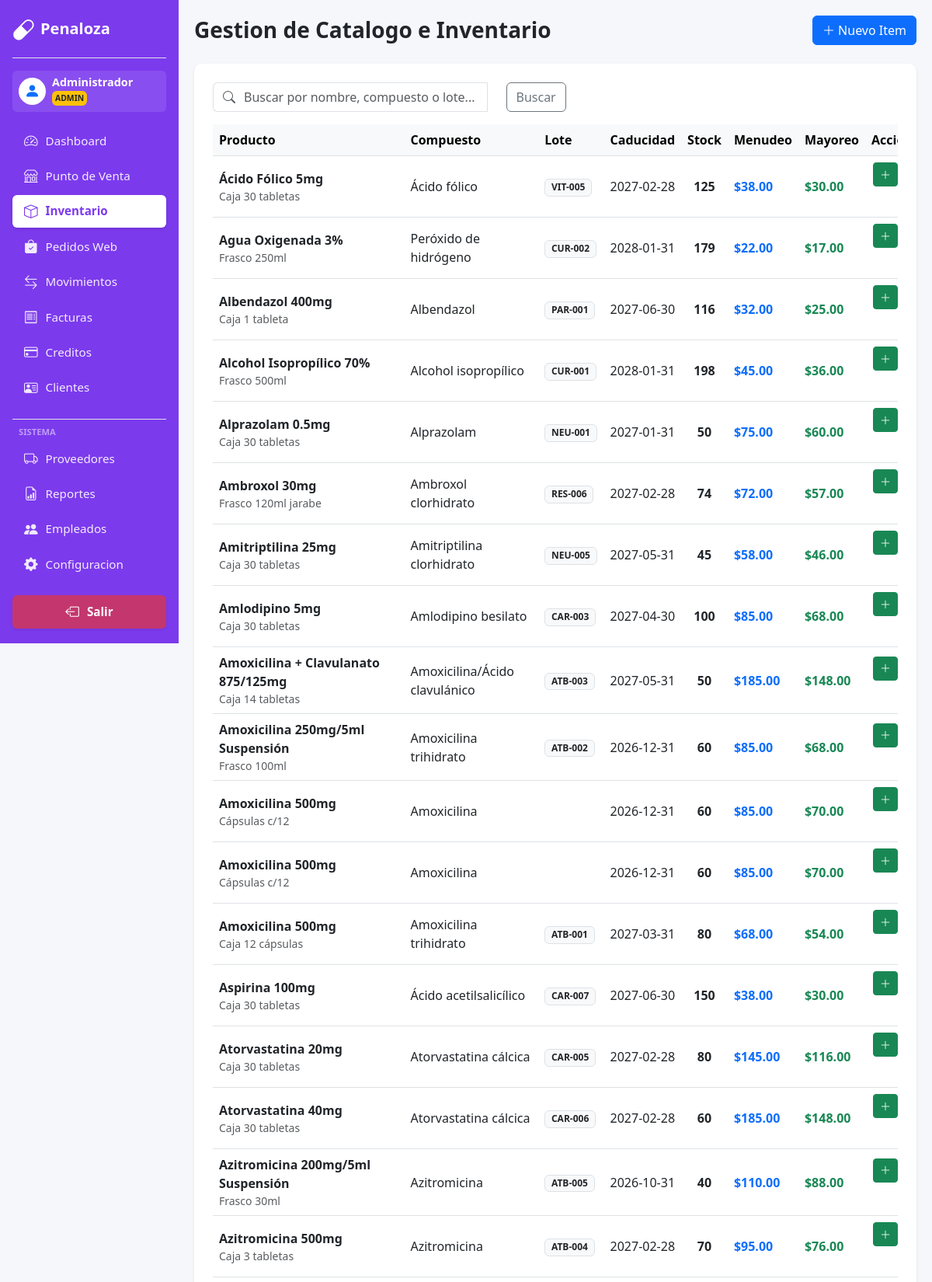
Screenshot of /WEb_PP/inventario.php (signed in, upper part) with the database file from the repository.
### tables this page shows
CREATE TABLE `productos` (
  `id_producto` int(11) NOT NULL,
  `nombre` varchar(200) NOT NULL,
  `compuesto` varchar(150) DEFAULT NULL,
  `numero_lote` varchar(60) DEFAULT NULL,
  `categoria` varchar(100) NOT NULL,
  `laboratorio` varchar(150) DEFAULT NULL,
  `presentacion` varchar(100) DEFAULT NULL,
  `fecha_caducidad` date DEFAULT NULL,
  `precio` decimal(10,2) NOT NULL DEFAULT 0.00,
  `precio_mayoreo` decimal(10,2) NOT NULL DEFAULT 0.00,
  `costo_adquisicion` decimal(10,2) NOT NULL DEFAULT 0.00,
  `stock` int(11) NOT NULL DEFAULT 0,
  `stock_minimo` int(11) NOT NULL DEFAULT 0,
  `descripcion` text DEFAULT NULL,
  `estado` enum('disponible','agotado','descontinuado') NOT NULL DEFAULT 'disponible',
  `fecha_registro` datetime NOT NULL DEFAULT current_timestamp()
);

### WEb_PP/app_helpers.php (called while the page is built, shortened)
<?php
if (!function_exists('h')) {
    function h($value) {
        return htmlspecialchars((string)$value, ENT_QUOTES, 'UTF-8');
    }
}
if (!function_exists('expiry_status')) {
    function expiry_status($fecha) {
        $today  = new DateTimeImmutable(date('Y-m-d'));
        $expiry = new DateTimeImmutable($fecha);
        $days   = (int)$today->diff($expiry)->format('%r%a');
        if ($days <= 90) return ['status' => 'warning',       'days' => $days, 'message' => 'Proximo a vencer - ' . $days . ' dias'];
        return ['status' => 'ok', 'days' => $days, 'message' => ''];
    }
}
?>

### WEb_PP/inventario.php (the view, shortened to what this page needs)
<?php
  include 'db.php';
  include 'header.php';
$busqueda = trim($_GET['q'] ?? '');
$stmt = $conexion->prepare("SELECT * FROM productos WHERE nombre LIKE ? OR compuesto LIKE ? OR numero_lote LIKE ? ORDER BY nombre ASC, fecha_caducidad ASC");
$like = "%$busqueda%";
$stmt->execute([$like, $like, $like]);
$productos = $stmt->fetchAll();
?>
<div class="d-flex justify-content-between align-items-center mb-4">
    <div>
        <h3 class="fw-bold text-dark mb-0">Gestion de Catalogo e Inventario</h3>
    </div>
    <button class="btn btn-primary" onclick="abrirModalNuevo()"><i class="bi bi-plus-lg"></i> Nuevo Item</button>
</div>
<div class="card card-custom p-4 border-0 shadow-sm">
    <form method="GET" class="row mb-3">
        <div class="col-md-5">
            <div class="input-group">
                <span class="input-group-text bg-white border-end-0"><i class="bi bi-search text-muted"></i></span>
                <input type="text" name="q" id="catalogSearch" list="catalogSuggestions" class="form-control border-start-0 ps-0" placeholder="Buscar por nombre, compuesto o lote..." value="<?php echo h($busqueda); ?>">
            </div>
        </div>
        <div class="col-auto"><button class="btn btn-outline-secondary">Buscar</button></div>
    </form>
    <div class="table-responsive">
        <table class="table table-hover align-middle">
            <thead class="table-light">
                <tr>
                    <th>Producto</th>
                    <th>Compuesto</th>
                    <th>Lote</th>
                    <th>Caducidad</th>
                    <th class="text-center">Stock</th>
                    <th>Menudeo</th>
                    <th>Mayoreo</th>
                    <th class="text-end">Acciones</th>
                </tr>
            </thead>
            <tbody>
                <?php foreach ($productos as $p):
                    $expiry    = expiry_status($p['fecha_caducidad'] ?? null);
                    $vencido   = in_array($expiry['status'], ['expired', 'expired_today']);
                    $warning   = $expiry['status'] === 'warning';
                    $rowClass  = $vencido ? 'table-danger' : ($warning ? 'table-warning bg-opacity-25' : '');
                ?>
                <tr class="<?php echo $rowClass; ?>" <?php echo $vencido ? 'style="opacity:.8;"' : ''; ?>>
                    <td>
                        <div class="fw-bold <?php echo $vencido ? 'text-danger text-decoration-line-through' : ''; ?>"><?php echo h($p['nombre']); ?></div>
                        <div class="small text-muted"><?php echo h($p['presentacion']); ?></div>
                    </td>
                    <td><?php echo h($p['compuesto']); ?></td>
                    <td><span class="badge bg-light text-dark border"><?php echo h($p['numero_lote']); ?></span></td>
                    <td>
                        <?php echo h($p['fecha_caducidad']); ?>
                    </td>
                    <td class="text-center fw-bold <?php echo $vencido ? 'text-muted' : ''; ?>"><?php echo (int)$p['stock']; ?></td>
                    <td class="fw-bold <?php echo $vencido ? 'text-muted' : 'text-primary'; ?>">$<?php echo number_format((float)$p['precio'], 2); ?></td>
                    <td class="fw-bold <?php echo $vencido ? 'text-muted' : 'text-success'; ?>">$<?php echo number_format((float)$p['precio_mayoreo'], 2); ?></td>
                    <td class="text-end">
                        <?php if (!$vencido): ?>
                            <button class="btn btn-sm btn-success" onclick='abrirModalEntrada(<?php echo json_encode($p); ?>)' title="Reabastecer">
                                <i class="bi bi-plus-lg"></i>
                            </button>
                        <?php else: ?>
                            <span class="btn btn-sm btn-secondary disabled" title="No se puede reabastecer un producto vencido">
                                <i class="bi bi-plus-lg"></i>
                            </span>
                        <?php endif; ?>
                    </td>
                </tr>
                <?php endforeach; ?>
            </tbody>
        </table>
    </div>
</div>
</body></html>

### WEb_PP/header.php (style rules this page uses)
:root { --sidebar-w: 230px; }
body { background-color: #f5f7fb; font-family: 'Segoe UI', sans-serif; }
.card-custom { border: 1px solid #eaeaea; border-radius: 10px; box-shadow: 0 2px 10px rgba(0,0,0,0.03); background: white; }

### rows the page displays
productos: nombre "Ácido Fólico 5mg", presentacion "Caja 30 tabletas", compuesto "Ácido fólico", numero_lote "VIT-005", fecha_caducidad "2027-02-28", stock "125", precio "38.00", precio_mayoreo "30.00"
productos: nombre "Agua Oxigenada 3%", presentacion "Frasco 250ml", compuesto "Peróxido de hidrógeno", numero_lote "CUR-002", fecha_caducidad "2028-01-31", stock "179", precio "22.00", precio_mayoreo "17.00"
productos: nombre "Albendazol 400mg", presentacion "Caja 1 tableta", compuesto "Albendazol", numero_lote "PAR-001", fecha_caducidad "2027-06-30", stock "116", precio "32.00", precio_mayoreo "25.00"
productos: nombre "Alcohol Isopropílico 70%", presentacion "Frasco 500ml", compuesto "Alcohol isopropílico", numero_lote "CUR-001", fecha_caducidad "2028-01-31", stock "198", precio "45.00", precio_mayoreo "36.00"
productos: nombre "Alprazolam 0.5mg", presentacion "Caja 30 tabletas", compuesto "Alprazolam", numero_lote "NEU-001", fecha_caducidad "2027-01-31", stock "50", precio "75.00", precio_mayoreo "60.00"
productos: nombre "Ambroxol 30mg", presentacion "Frasco 120ml jarabe", compuesto "Ambroxol clorhidrato", numero_lote "RES-006", fecha_caducidad "2027-02-28", stock "74", precio "72.00", precio_mayoreo "57.00"
productos: nombre "Amitriptilina 25mg", presentacion "Caja 30 tabletas", compuesto "Amitriptilina clorhidrato", numero_lote "NEU-005", fecha_caducidad "2027-05-31", stock "45", precio "58.00", precio_mayoreo "46.00"
productos: nombre "Amlodipino 5mg", presentacion "Caja 30 tabletas", compuesto "Amlodipino besilato", numero_lote "CAR-003", fecha_caducidad "2027-04-30", stock "100", precio "85.00", precio_mayoreo "68.00"
productos: nombre "Amoxicilina + Clavulanato 875/125mg", presentacion "Caja 14 tabletas", compuesto "Amoxicilina/Ácido clavulánico", numero_lote "ATB-003", fecha_caducidad "2027-05-31", stock "50", precio "185.00", precio_mayoreo "148.00"
productos: nombre "Amoxicilina 250mg/5ml Suspensión", presentacion "Frasco 100ml", compuesto "Amoxicilina trihidrato", numero_lote "ATB-002", fecha_caducidad "2026-12-31", stock "60", precio "85.00", precio_mayoreo "68.00"
productos: nombre "Amoxicilina 500mg", presentacion "Cápsulas c/12", compuesto "Amoxicilina", fecha_caducidad "2026-12-31", stock "60", precio "85.00", precio_mayoreo "70.00"
productos: nombre "Amoxicilina 500mg", presentacion "Cápsulas c/12", compuesto "Amoxicilina", fecha_caducidad "2026-12-31", stock "60", precio "85.00", precio_mayoreo "70.00"
productos: nombre "Amoxicilina 500mg", presentacion "Caja 12 cápsulas", compuesto "Amoxicilina trihidrato", numero_lote "ATB-001", fecha_caducidad "2027-03-31", stock "80", precio "68.00", precio_mayoreo "54.00"
productos: nombre "Aspirina 100mg", presentacion "Caja 30 tabletas", compuesto "Ácido acetilsalicílico", numero_lote "CAR-007", fecha_caducidad "2027-06-30", stock "150", precio "38.00", precio_mayoreo "30.00"
productos: nombre "Atorvastatina 20mg", presentacion "Caja 30 tabletas", compuesto "Atorvastatina cálcica", numero_lote "CAR-005", fecha_caducidad "2027-02-28", stock "80", precio "145.00", precio_mayoreo "116.00"
productos: nombre "Atorvastatina 40mg", presentacion "Caja 30 tabletas", compuesto "Atorvastatina cálcica", numero_lote "CAR-006", fecha_caducidad "2027-02-28", stock "60", precio "185.00", precio_mayoreo "148.00"
productos: nombre "Azitromicina 200mg/5ml Suspensión", presentacion "Frasco 30ml", compuesto "Azitromicina", numero_lote "ATB-005", fecha_caducidad "2026-10-31", stock "40", precio "110.00", precio_mayoreo "88.00"
productos: nombre "Azitromicina 500mg", presentacion "Caja 3 tabletas", compuesto "Azitromicina", numero_lote "ATB-004", fecha_caducidad "2027-02-28", stock "70", precio "95.00", precio_mayoreo "76.00"

### other values shown
$nombreSesion "Administrador"
$_SESSION['rol'] "ADMIN"
